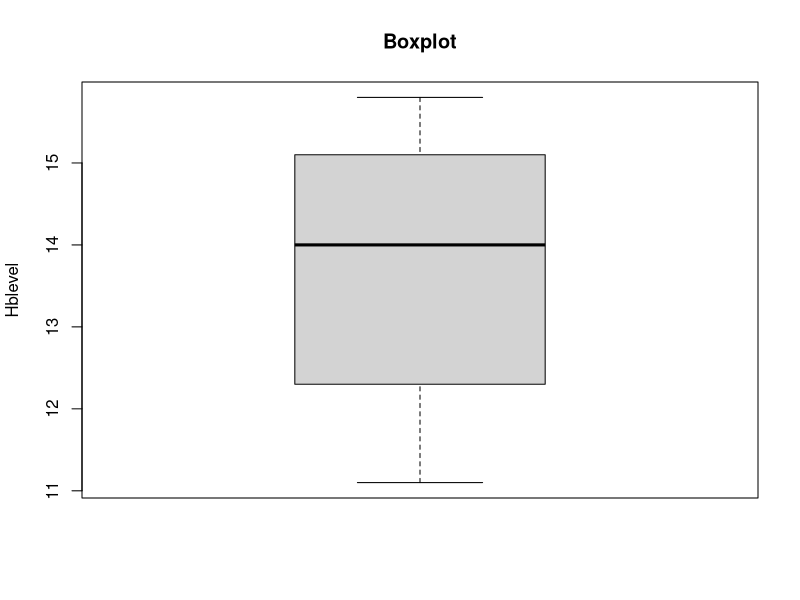
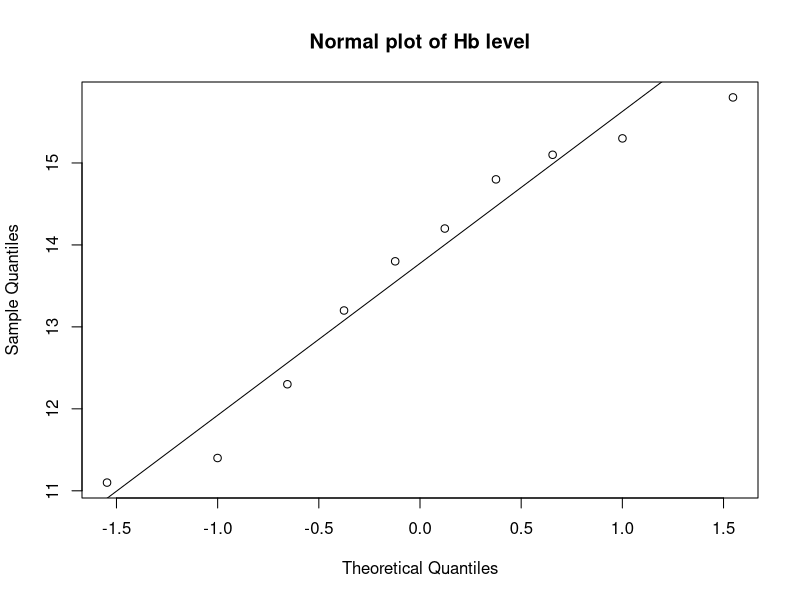

These figures' R source, in order:
#H0: mui=14.6
#Ha: mui<14.6

data<- c(12.3,11.4,14.2,15.3,14.8,13.8,11.1,15.1,15.8,13.2);
n<-length(data);
n;
x_bar<-mean(data);
x_bar;
sample_sd<-sd(data);
sample_sd;
mui<-14.6;
t_tab<-qt(0.01,n-1);
t_tab;
t_cal<-((x_bar-mui)/(sample_sd/sqrt(n)));
t_cal;
p_value<-pt(t_cal,n-1);
p_value;
boxplot(data,main="Boxplot",ylab="Hblevel");
qqnorm(data,main="Normal plot of Hb level");
qqline(data);